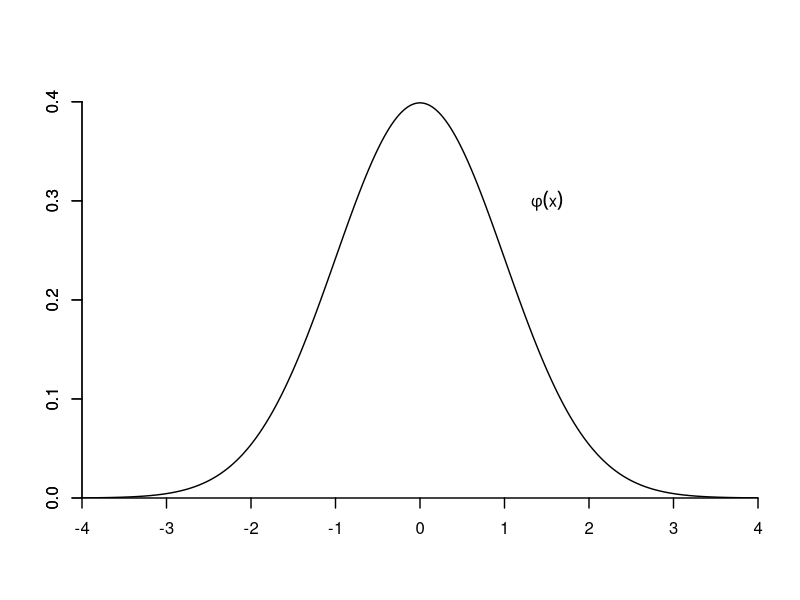
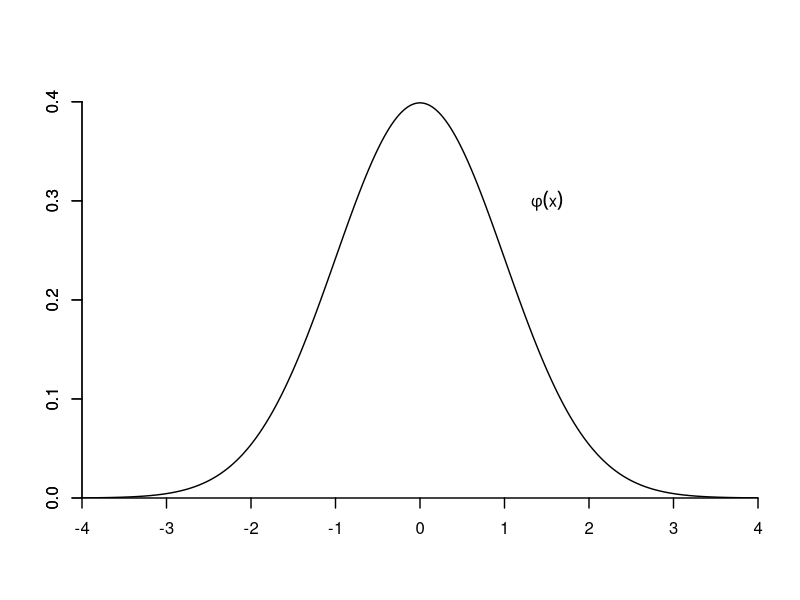
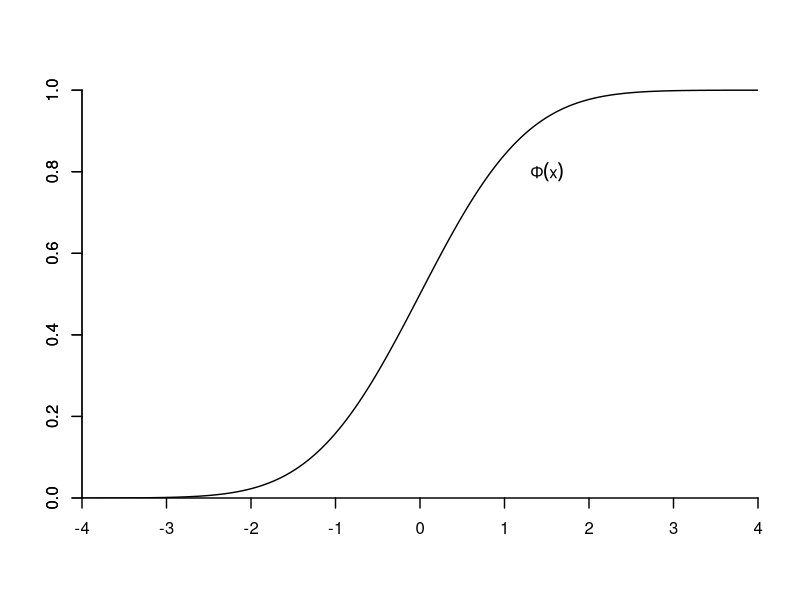
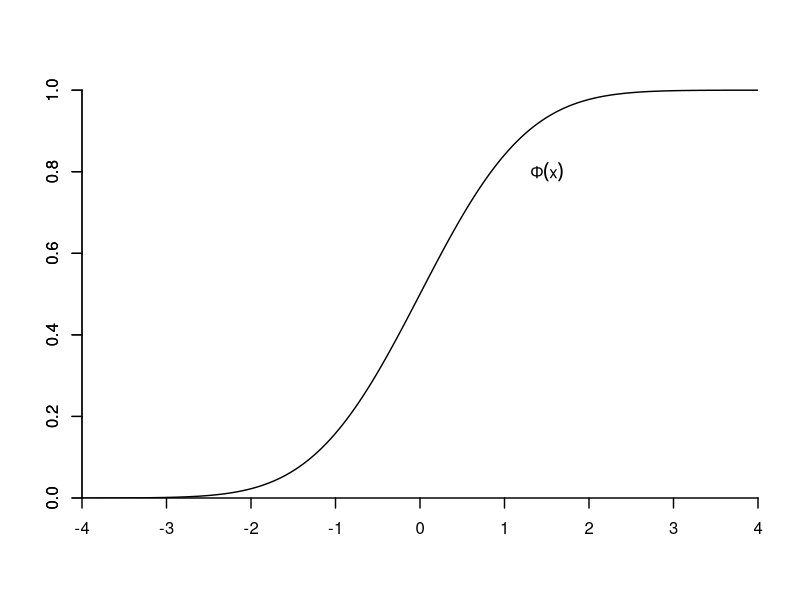

Write the R code that produced these figures, in order.
#####################################
### This file generates Figure 5.1 
### Normal Density and Distribution
#####################################

x <- seq(-4,4,by=0.01)
y <- dnorm(x)
f <- pnorm(x)

# Figure 5.1a

wd <- 1.4

pdf("HANSEN5-1a.pdf",family="Helvetica",colormodel='cmyk',width=4.5,height=4.5)
plot(x,y,type="l",lty=1,xaxs="i",yaxs="i",xlim=c(-4,4),ylim=c(0,.42),ylab="",xlab="",xaxt="n",bty="n",lwd=wd)
axis(side=1,seq(-4,4,1),lwd=wd)
axis(side=2,lwd=wd)
text(1.5,.3,expression(phi(x)))
dev.off()

postscript("HANSEN5-1a.eps",paper="special",width=4.5,height=4.5,horizontal=FALSE,onefile=FALSE,family="Helvetica",colormodel='cmyk')
plot(x,y,type="l",lty=1,xaxs="i",yaxs="i",xlim=c(-4,4),ylim=c(0,.42),ylab="",xlab="",xaxt="n",bty="n",lwd=wd)
axis(side=1,seq(-4,4,1),lwd=wd)
text(1.5,.3,expression(phi(x)))
axis(side=2,lwd=wd)
dev.off()


# Figure 5.1b

pdf("HANSEN5-1b.pdf",family="Helvetica",colormodel='cmyk',width=4.5,height=4.5)
plot(x,f,type="l",lty=1,xaxs="i",yaxs="i",xlim=c(-4,4),ylim=c(0,1.02),ylab="",xlab="",xaxt="n",bty="n",lwd=wd)
axis(side=1,seq(-4,4,1),lwd=wd)
axis(side=2,lwd=wd)
text(1.5,.8,expression(Phi(x)))
dev.off()

postscript("HANSEN5-1b.eps",paper="special",width=4.5,height=4.5,horizontal=FALSE,onefile=FALSE,family="Helvetica",colormodel='cmyk')
plot(x,f,type="l",lty=1,xaxs="i",yaxs="i",xlim=c(-4,4),ylim=c(0,1.02),ylab="",xlab="",xaxt="n",bty="n",lwd=wd)
axis(side=1,seq(-4,4,1),lwd=wd)
axis(side=2,lwd=wd)
text(1.5,.8,expression(Phi(x)))
dev.off()
